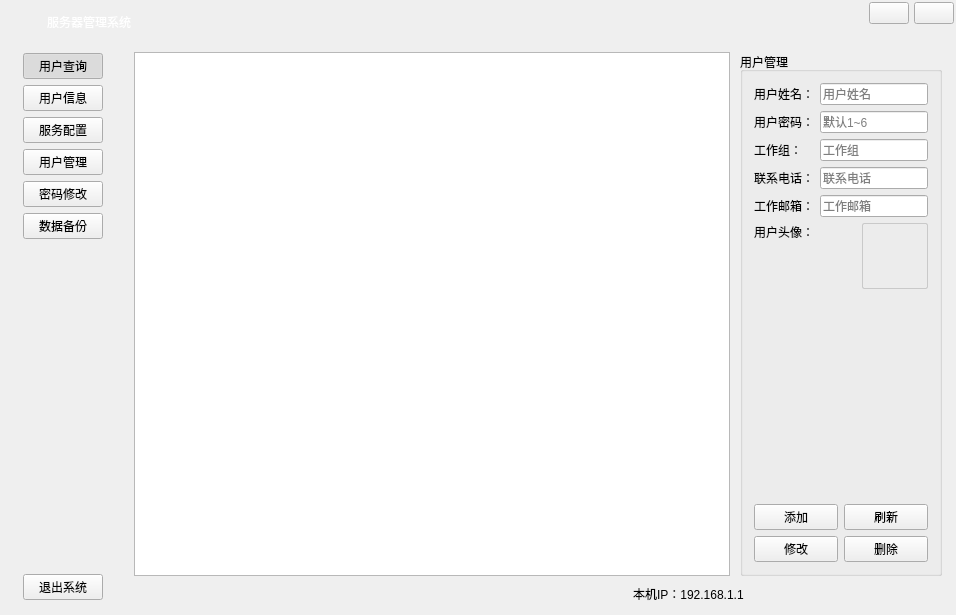
<?xml version="1.0" encoding="UTF-8"?>
<ui version="4.0">
 <class>MainWindow</class>
 <widget class="QWidget" name="MainWindow">
  <property name="geometry">
   <rect>
    <x>0</x>
    <y>0</y>
    <width>956</width>
    <height>615</height>
   </rect>
  </property>
  <property name="windowTitle">
   <string>局域网通信管理系统</string>
  </property>
  <property name="windowIcon">
   <iconset resource="images.qrc">
    <normaloff>:/resource/images/ic_app.png</normaloff>:/resource/images/ic_app.png</iconset>
  </property>
  <property name="styleSheet">
   <string notr="true"/>
  </property>
  <layout class="QVBoxLayout" name="verticalLayout">
   <property name="spacing">
    <number>0</number>
   </property>
   <property name="leftMargin">
    <number>2</number>
   </property>
   <property name="topMargin">
    <number>2</number>
   </property>
   <property name="rightMargin">
    <number>2</number>
   </property>
   <property name="bottomMargin">
    <number>2</number>
   </property>
   <item>
    <widget class="QWidget" name="widgetWinTitle" native="true">
     <property name="minimumSize">
      <size>
       <width>0</width>
       <height>40</height>
      </size>
     </property>
     <property name="maximumSize">
      <size>
       <width>16777215</width>
       <height>40</height>
      </size>
     </property>
     <layout class="QHBoxLayout" name="horizontalLayout_2" stretch="0,1,0,0">
      <property name="spacing">
       <number>5</number>
      </property>
      <property name="leftMargin">
       <number>10</number>
      </property>
      <property name="topMargin">
       <number>0</number>
      </property>
      <property name="rightMargin">
       <number>0</number>
      </property>
      <property name="bottomMargin">
       <number>0</number>
      </property>
      <item>
       <widget class="QLabel" name="labelWinIcon">
        <property name="minimumSize">
         <size>
          <width>30</width>
          <height>30</height>
         </size>
        </property>
        <property name="maximumSize">
         <size>
          <width>50</width>
          <height>50</height>
         </size>
        </property>
        <property name="text">
         <string/>
        </property>
        <property name="pixmap">
         <pixmap resource="images.qrc">:/resource/images/ic_app.png</pixmap>
        </property>
       </widget>
      </item>
      <item>
       <widget class="QLabel" name="labelWinTitle">
        <property name="styleSheet">
         <string notr="true">color: #FFFFFF;</string>
        </property>
        <property name="text">
         <string>服务器管理系统</string>
        </property>
       </widget>
      </item>
      <item alignment="Qt::AlignTop">
       <widget class="QPushButton" name="btnWinMin">
        <property name="focusPolicy">
         <enum>Qt::NoFocus</enum>
        </property>
        <property name="text">
         <string/>
        </property>
        <property name="icon">
         <iconset resource="images.qrc">
          <normaloff>:/resource/common/ic_min.png</normaloff>:/resource/common/ic_min.png</iconset>
        </property>
       </widget>
      </item>
      <item alignment="Qt::AlignTop">
       <widget class="QPushButton" name="btnWinClose">
        <property name="focusPolicy">
         <enum>Qt::NoFocus</enum>
        </property>
        <property name="text">
         <string/>
        </property>
        <property name="icon">
         <iconset resource="images.qrc">
          <normaloff>:/resource/common/ic_close_white.png</normaloff>:/resource/common/ic_close_white.png</iconset>
        </property>
       </widget>
      </item>
     </layout>
    </widget>
   </item>
   <item>
    <widget class="QWidget" name="widgetBody" native="true">
     <layout class="QHBoxLayout" name="horizontalLayout">
      <property name="spacing">
       <number>0</number>
      </property>
      <property name="leftMargin">
       <number>0</number>
      </property>
      <property name="topMargin">
       <number>0</number>
      </property>
      <property name="rightMargin">
       <number>0</number>
      </property>
      <property name="bottomMargin">
       <number>0</number>
      </property>
      <item>
       <widget class="QStackedWidget" name="stackedWidgetMain">
        <property name="currentIndex">
         <number>1</number>
        </property>
        <widget class="QWidget" name="LoginWidget">
         <widget class="QWidget" name="widgetUser" native="true">
          <property name="geometry">
           <rect>
            <x>610</x>
            <y>150</y>
            <width>282</width>
            <height>147</height>
           </rect>
          </property>
          <property name="minimumSize">
           <size>
            <width>282</width>
            <height>147</height>
           </size>
          </property>
          <property name="maximumSize">
           <size>
            <width>282</width>
            <height>147</height>
           </size>
          </property>
          <layout class="QVBoxLayout" name="verticalLayout_15">
           <item>
            <layout class="QVBoxLayout" name="verticalLayout_14">
             <item>
              <layout class="QHBoxLayout" name="horizontalLayout_7">
               <item>
                <layout class="QVBoxLayout" name="verticalLayout_12">
                 <item>
                  <widget class="QLabel" name="label">
                   <property name="text">
                    <string>用名：</string>
                   </property>
                  </widget>
                 </item>
                 <item>
                  <widget class="QLabel" name="label_2">
                   <property name="text">
                    <string>密码：</string>
                   </property>
                  </widget>
                 </item>
                </layout>
               </item>
               <item>
                <layout class="QVBoxLayout" name="verticalLayout_13">
                 <item>
                  <widget class="QLineEdit" name="lineEditUser">
                   <property name="text">
                    <string>admin</string>
                   </property>
                  </widget>
                 </item>
                 <item>
                  <widget class="QLineEdit" name="lineEditPasswd">
                   <property name="text">
                    <string>123456</string>
                   </property>
                   <property name="echoMode">
                    <enum>QLineEdit::Password</enum>
                   </property>
                  </widget>
                 </item>
                </layout>
               </item>
              </layout>
             </item>
             <item>
              <layout class="QHBoxLayout" name="horizontalLayout_4">
               <item>
                <widget class="QPushButton" name="btnExit">
                 <property name="focusPolicy">
                  <enum>Qt::NoFocus</enum>
                 </property>
                 <property name="text">
                  <string>退出</string>
                 </property>
                 <property name="icon">
                  <iconset resource="images.qrc">
                   <normaloff>:/resource/images/ic_cancel.png</normaloff>:/resource/images/ic_cancel.png</iconset>
                 </property>
                </widget>
               </item>
               <item>
                <widget class="QPushButton" name="btnLogin">
                 <property name="focusPolicy">
                  <enum>Qt::NoFocus</enum>
                 </property>
                 <property name="text">
                  <string>登录</string>
                 </property>
                 <property name="icon">
                  <iconset resource="images.qrc">
                   <normaloff>:/resource/images/ic_ok.png</normaloff>:/resource/images/ic_ok.png</iconset>
                 </property>
                </widget>
               </item>
              </layout>
             </item>
            </layout>
           </item>
          </layout>
         </widget>
        </widget>
        <widget class="QWidget" name="MainWidget">
         <layout class="QHBoxLayout" name="horizontalLayout_3" stretch="0,0">
          <property name="spacing">
           <number>0</number>
          </property>
          <property name="leftMargin">
           <number>10</number>
          </property>
          <property name="topMargin">
           <number>0</number>
          </property>
          <property name="rightMargin">
           <number>2</number>
          </property>
          <property name="bottomMargin">
           <number>2</number>
          </property>
          <item>
           <widget class="QWidget" name="widgetNav" native="true">
            <layout class="QVBoxLayout" name="verticalLayout_3">
             <item>
              <widget class="QPushButton" name="btnUserInfoPage">
               <property name="focusPolicy">
                <enum>Qt::NoFocus</enum>
               </property>
               <property name="text">
                <string>用户查询</string>
               </property>
               <property name="icon">
                <iconset resource="images.qrc">
                 <normaloff>:/resource/images/ic_find.png</normaloff>:/resource/images/ic_find.png</iconset>
               </property>
               <property name="iconSize">
                <size>
                 <width>24</width>
                 <height>24</height>
                </size>
               </property>
               <property name="checkable">
                <bool>true</bool>
               </property>
               <property name="checked">
                <bool>true</bool>
               </property>
              </widget>
             </item>
             <item>
              <widget class="QPushButton" name="btnScorePage">
               <property name="focusPolicy">
                <enum>Qt::NoFocus</enum>
               </property>
               <property name="text">
                <string>用户信息</string>
               </property>
               <property name="icon">
                <iconset resource="images.qrc">
                 <normaloff>:/resource/images/ic_goods.png</normaloff>:/resource/images/ic_goods.png</iconset>
               </property>
               <property name="iconSize">
                <size>
                 <width>24</width>
                 <height>24</height>
                </size>
               </property>
               <property name="checkable">
                <bool>true</bool>
               </property>
              </widget>
             </item>
             <item>
              <widget class="QPushButton" name="btnScoreInsertPage">
               <property name="focusPolicy">
                <enum>Qt::NoFocus</enum>
               </property>
               <property name="text">
                <string>服务配置</string>
               </property>
               <property name="icon">
                <iconset resource="images.qrc">
                 <normaloff>:/resource/images/ic_goods.png</normaloff>:/resource/images/ic_goods.png</iconset>
               </property>
               <property name="iconSize">
                <size>
                 <width>24</width>
                 <height>24</height>
                </size>
               </property>
               <property name="checkable">
                <bool>true</bool>
               </property>
              </widget>
             </item>
             <item>
              <widget class="QPushButton" name="btnUsersPage">
               <property name="focusPolicy">
                <enum>Qt::NoFocus</enum>
               </property>
               <property name="text">
                <string>用户管理</string>
               </property>
               <property name="icon">
                <iconset resource="images.qrc">
                 <normaloff>:/resource/images/if_users.png</normaloff>:/resource/images/if_users.png</iconset>
               </property>
               <property name="iconSize">
                <size>
                 <width>24</width>
                 <height>24</height>
                </size>
               </property>
               <property name="checkable">
                <bool>true</bool>
               </property>
              </widget>
             </item>
             <item>
              <widget class="QPushButton" name="btnPasswordPage">
               <property name="focusPolicy">
                <enum>Qt::NoFocus</enum>
               </property>
               <property name="text">
                <string>密码修改</string>
               </property>
               <property name="icon">
                <iconset resource="images.qrc">
                 <normaloff>:/resource/images/ic_key.png</normaloff>:/resource/images/ic_key.png</iconset>
               </property>
               <property name="iconSize">
                <size>
                 <width>24</width>
                 <height>24</height>
                </size>
               </property>
               <property name="checkable">
                <bool>true</bool>
               </property>
              </widget>
             </item>
             <item>
              <widget class="QPushButton" name="btnDataBackup">
               <property name="focusPolicy">
                <enum>Qt::NoFocus</enum>
               </property>
               <property name="text">
                <string>数据备份</string>
               </property>
               <property name="icon">
                <iconset resource="images.qrc">
                 <normaloff>:/resource/images/ic_backup.png</normaloff>:/resource/images/ic_backup.png</iconset>
               </property>
               <property name="iconSize">
                <size>
                 <width>24</width>
                 <height>24</height>
                </size>
               </property>
               <property name="checkable">
                <bool>true</bool>
               </property>
              </widget>
             </item>
             <item>
              <spacer name="verticalSpacer">
               <property name="orientation">
                <enum>Qt::Vertical</enum>
               </property>
               <property name="sizeHint" stdset="0">
                <size>
                 <width>20</width>
                 <height>330</height>
                </size>
               </property>
              </spacer>
             </item>
             <item>
              <widget class="QPushButton" name="btnQuit">
               <property name="focusPolicy">
                <enum>Qt::NoFocus</enum>
               </property>
               <property name="text">
                <string>退出系统</string>
               </property>
               <property name="icon">
                <iconset resource="images.qrc">
                 <normaloff>:/resource/images/ic_exit.png</normaloff>:/resource/images/ic_exit.png</iconset>
               </property>
               <property name="iconSize">
                <size>
                 <width>24</width>
                 <height>24</height>
                </size>
               </property>
              </widget>
             </item>
            </layout>
           </widget>
          </item>
          <item>
           <widget class="QWidget" name="widgetRight" native="true">
            <layout class="QVBoxLayout" name="verticalLayout_8">
             <property name="spacing">
              <number>0</number>
             </property>
             <property name="leftMargin">
              <number>0</number>
             </property>
             <property name="topMargin">
              <number>0</number>
             </property>
             <property name="rightMargin">
              <number>0</number>
             </property>
             <property name="bottomMargin">
              <number>0</number>
             </property>
             <item>
              <widget class="QStackedWidget" name="stackedWidgetFunc">
               <property name="currentIndex">
                <number>3</number>
               </property>
               <widget class="QWidget" name="page">
                <layout class="QVBoxLayout" name="verticalLayout_11">
                 <item alignment="Qt::AlignLeft|Qt::AlignTop">
                  <widget class="QGroupBox" name="groupBox_2">
                   <property name="minimumSize">
                    <size>
                     <width>300</width>
                     <height>100</height>
                    </size>
                   </property>
                   <property name="title">
                    <string>用户信息</string>
                   </property>
                   <layout class="QVBoxLayout" name="verticalLayout_4"/>
                  </widget>
                 </item>
                </layout>
               </widget>
               <widget class="QWidget" name="page_2">
                <layout class="QVBoxLayout" name="verticalLayout_5" stretch="0">
                 <property name="spacing">
                  <number>10</number>
                 </property>
                 <property name="leftMargin">
                  <number>10</number>
                 </property>
                 <property name="topMargin">
                  <number>10</number>
                 </property>
                 <property name="rightMargin">
                  <number>10</number>
                 </property>
                 <property name="bottomMargin">
                  <number>10</number>
                 </property>
                 <item>
                  <widget class="QTextBrowser" name="textBrowser"/>
                 </item>
                </layout>
               </widget>
               <widget class="QWidget" name="page_3">
                <layout class="QVBoxLayout" name="verticalLayout_9"/>
               </widget>
               <widget class="QWidget" name="page_4">
                <layout class="QHBoxLayout" name="horizontalLayout_6" stretch="0,1,0">
                 <property name="spacing">
                  <number>10</number>
                 </property>
                 <property name="leftMargin">
                  <number>10</number>
                 </property>
                 <property name="topMargin">
                  <number>10</number>
                 </property>
                 <property name="rightMargin">
                  <number>10</number>
                 </property>
                 <property name="bottomMargin">
                  <number>0</number>
                 </property>
                 <item>
                  <widget class="QWidget" name="widget_2" native="true"/>
                 </item>
                 <item>
                  <widget class="QTableView" name="tableViewUsers"/>
                 </item>
                 <item>
                  <widget class="QGroupBox" name="groupBox_5">
                   <property name="title">
                    <string>用户管理</string>
                   </property>
                   <layout class="QVBoxLayout" name="verticalLayout_7">
                    <item>
                     <layout class="QGridLayout" name="gridLayout_3">
                      <item row="1" column="1" colspan="2">
                       <widget class="QLineEdit" name="lineEditAddPasswd">
                        <property name="placeholderText">
                         <string>默认1~6</string>
                        </property>
                       </widget>
                      </item>
                      <item row="1" column="0">
                       <widget class="QLabel" name="label_12">
                        <property name="text">
                         <string>用户密码：</string>
                        </property>
                       </widget>
                      </item>
                      <item row="3" column="0">
                       <widget class="QLabel" name="label_14">
                        <property name="text">
                         <string>联系电话：</string>
                        </property>
                       </widget>
                      </item>
                      <item row="5" column="0" colspan="2">
                       <widget class="QLabel" name="label_10">
                        <property name="text">
                         <string>用户头像：</string>
                        </property>
                        <property name="alignment">
                         <set>Qt::AlignLeading|Qt::AlignLeft|Qt::AlignTop</set>
                        </property>
                       </widget>
                      </item>
                      <item row="2" column="0">
                       <widget class="QLabel" name="label_13">
                        <property name="text">
                         <string>工作组：</string>
                        </property>
                       </widget>
                      </item>
                      <item row="4" column="1" colspan="2">
                       <widget class="QLineEdit" name="lineEditUserEmail">
                        <property name="placeholderText">
                         <string>工作邮箱</string>
                        </property>
                       </widget>
                      </item>
                      <item row="5" column="2">
                       <widget class="QLabel" name="labelUserHead">
                        <property name="minimumSize">
                         <size>
                          <width>66</width>
                          <height>66</height>
                         </size>
                        </property>
                        <property name="maximumSize">
                         <size>
                          <width>66</width>
                          <height>66</height>
                         </size>
                        </property>
                        <property name="styleSheet">
                         <string notr="true">QLabel {
	border: 1px solid #C9C9C9;
	border-radius: 2px;
}</string>
                        </property>
                        <property name="text">
                         <string/>
                        </property>
                        <property name="pixmap">
                         <pixmap resource="images.qrc">:/resource/images/if_users.png</pixmap>
                        </property>
                        <property name="alignment">
                         <set>Qt::AlignCenter</set>
                        </property>
                       </widget>
                      </item>
                      <item row="3" column="1" colspan="2">
                       <widget class="QLineEdit" name="lineEditUserPhone">
                        <property name="placeholderText">
                         <string>联系电话</string>
                        </property>
                       </widget>
                      </item>
                      <item row="0" column="0">
                       <widget class="QLabel" name="label_11">
                        <property name="text">
                         <string>用户姓名：</string>
                        </property>
                       </widget>
                      </item>
                      <item row="2" column="1" colspan="2">
                       <widget class="QLineEdit" name="lineEditUserGroup">
                        <property name="placeholderText">
                         <string>工作组</string>
                        </property>
                       </widget>
                      </item>
                      <item row="0" column="1" colspan="2">
                       <widget class="QLineEdit" name="lineEditAddUser">
                        <property name="placeholderText">
                         <string>用户姓名</string>
                        </property>
                       </widget>
                      </item>
                      <item row="4" column="0">
                       <widget class="QLabel" name="label_18">
                        <property name="text">
                         <string>工作邮箱：</string>
                        </property>
                       </widget>
                      </item>
                     </layout>
                    </item>
                    <item>
                     <spacer name="verticalSpacer_3">
                      <property name="orientation">
                       <enum>Qt::Vertical</enum>
                      </property>
                      <property name="sizeHint" stdset="0">
                       <size>
                        <width>20</width>
                        <height>223</height>
                       </size>
                      </property>
                     </spacer>
                    </item>
                    <item>
                     <layout class="QGridLayout" name="gridLayout_2">
                      <item row="0" column="0">
                       <widget class="QPushButton" name="btnUserInsert">
                        <property name="focusPolicy">
                         <enum>Qt::NoFocus</enum>
                        </property>
                        <property name="text">
                         <string>添加</string>
                        </property>
                        <property name="icon">
                         <iconset resource="images.qrc">
                          <normaloff>:/resource/images/ic_add.png</normaloff>:/resource/images/ic_add.png</iconset>
                        </property>
                       </widget>
                      </item>
                      <item row="0" column="1">
                       <widget class="QPushButton" name="btnUserRefresh">
                        <property name="focusPolicy">
                         <enum>Qt::NoFocus</enum>
                        </property>
                        <property name="text">
                         <string>刷新</string>
                        </property>
                        <property name="icon">
                         <iconset resource="images.qrc">
                          <normaloff>:/resource/images/ic_refresh.png</normaloff>:/resource/images/ic_refresh.png</iconset>
                        </property>
                       </widget>
                      </item>
                      <item row="1" column="0">
                       <widget class="QPushButton" name="btnUserEdit">
                        <property name="focusPolicy">
                         <enum>Qt::NoFocus</enum>
                        </property>
                        <property name="text">
                         <string>修改</string>
                        </property>
                        <property name="icon">
                         <iconset resource="images.qrc">
                          <normaloff>:/resource/images/ic_edit.png</normaloff>:/resource/images/ic_edit.png</iconset>
                        </property>
                       </widget>
                      </item>
                      <item row="1" column="1">
                       <widget class="QPushButton" name="btnUserDelete">
                        <property name="focusPolicy">
                         <enum>Qt::NoFocus</enum>
                        </property>
                        <property name="text">
                         <string>删除</string>
                        </property>
                        <property name="icon">
                         <iconset resource="images.qrc">
                          <normaloff>:/resource/images/ic_delete.png</normaloff>:/resource/images/ic_delete.png</iconset>
                        </property>
                       </widget>
                      </item>
                     </layout>
                    </item>
                   </layout>
                  </widget>
                 </item>
                </layout>
               </widget>
               <widget class="QWidget" name="page_5">
                <widget class="QGroupBox" name="groupBox_6">
                 <property name="geometry">
                  <rect>
                   <x>180</x>
                   <y>170</y>
                   <width>351</width>
                   <height>251</height>
                  </rect>
                 </property>
                 <property name="title">
                  <string>修改密码</string>
                 </property>
                 <layout class="QVBoxLayout" name="verticalLayout_2">
                  <item>
                   <layout class="QFormLayout" name="formLayout_3">
                    <item row="0" column="0">
                     <widget class="QLabel" name="label_15">
                      <property name="text">
                       <string>旧密码：</string>
                      </property>
                     </widget>
                    </item>
                    <item row="0" column="1">
                     <widget class="QLineEdit" name="lineEditOldPasswd">
                      <property name="echoMode">
                       <enum>QLineEdit::Password</enum>
                      </property>
                     </widget>
                    </item>
                    <item row="1" column="0">
                     <widget class="QLabel" name="label_16">
                      <property name="text">
                       <string>新密码：</string>
                      </property>
                     </widget>
                    </item>
                    <item row="1" column="1">
                     <widget class="QLineEdit" name="lineEditNewPasswd">
                      <property name="echoMode">
                       <enum>QLineEdit::Password</enum>
                      </property>
                     </widget>
                    </item>
                    <item row="2" column="0">
                     <widget class="QLabel" name="label_17">
                      <property name="text">
                       <string>新密码：</string>
                      </property>
                     </widget>
                    </item>
                    <item row="2" column="1">
                     <widget class="QLineEdit" name="lineEditNewPasswd2">
                      <property name="echoMode">
                       <enum>QLineEdit::Password</enum>
                      </property>
                     </widget>
                    </item>
                   </layout>
                  </item>
                  <item>
                   <spacer name="verticalSpacer_5">
                    <property name="orientation">
                     <enum>Qt::Vertical</enum>
                    </property>
                    <property name="sizeHint" stdset="0">
                     <size>
                      <width>20</width>
                      <height>50</height>
                     </size>
                    </property>
                   </spacer>
                  </item>
                  <item>
                   <layout class="QHBoxLayout" name="horizontalLayout_8">
                    <item>
                     <spacer name="horizontalSpacer_4">
                      <property name="orientation">
                       <enum>Qt::Horizontal</enum>
                      </property>
                      <property name="sizeHint" stdset="0">
                       <size>
                        <width>37</width>
                        <height>17</height>
                       </size>
                      </property>
                     </spacer>
                    </item>
                    <item>
                     <widget class="QPushButton" name="btnPasswdChange">
                      <property name="minimumSize">
                       <size>
                        <width>150</width>
                        <height>30</height>
                       </size>
                      </property>
                      <property name="focusPolicy">
                       <enum>Qt::NoFocus</enum>
                      </property>
                      <property name="text">
                       <string>修改</string>
                      </property>
                      <property name="icon">
                       <iconset resource="images.qrc">
                        <normaloff>:/resource/images/ic_ok.png</normaloff>:/resource/images/ic_ok.png</iconset>
                      </property>
                     </widget>
                    </item>
                    <item>
                     <spacer name="horizontalSpacer_3">
                      <property name="orientation">
                       <enum>Qt::Horizontal</enum>
                      </property>
                      <property name="sizeHint" stdset="0">
                       <size>
                        <width>40</width>
                        <height>20</height>
                       </size>
                      </property>
                     </spacer>
                    </item>
                   </layout>
                  </item>
                  <item>
                   <spacer name="verticalSpacer_4">
                    <property name="orientation">
                     <enum>Qt::Vertical</enum>
                    </property>
                    <property name="sizeHint" stdset="0">
                     <size>
                      <width>20</width>
                      <height>45</height>
                     </size>
                    </property>
                   </spacer>
                  </item>
                 </layout>
                </widget>
               </widget>
               <widget class="QWidget" name="page_6">
                <layout class="QVBoxLayout" name="verticalLayout_6">
                 <item>
                  <widget class="QGroupBox" name="groupBox">
                   <property name="title">
                    <string/>
                   </property>
                   <layout class="QVBoxLayout" name="verticalLayout_10">
                    <item>
                     <layout class="QHBoxLayout" name="horizontalLayout_14">
                      <item>
                       <widget class="QLabel" name="label_6">
                        <property name="text">
                         <string>备份目录：</string>
                        </property>
                       </widget>
                      </item>
                      <item>
                       <widget class="QLineEdit" name="lineEditBackup">
                        <property name="minimumSize">
                         <size>
                          <width>350</width>
                          <height>0</height>
                         </size>
                        </property>
                        <property name="readOnly">
                         <bool>true</bool>
                        </property>
                       </widget>
                      </item>
                      <item>
                       <widget class="QToolButton" name="toolButton">
                        <property name="text">
                         <string>...</string>
                        </property>
                       </widget>
                      </item>
                      <item>
                       <spacer name="horizontalSpacer_5">
                        <property name="orientation">
                         <enum>Qt::Horizontal</enum>
                        </property>
                        <property name="sizeHint" stdset="0">
                         <size>
                          <width>40</width>
                          <height>20</height>
                         </size>
                        </property>
                       </spacer>
                      </item>
                      <item>
                       <widget class="QPushButton" name="btnBackup">
                        <property name="text">
                         <string>备份</string>
                        </property>
                        <property name="icon">
                         <iconset resource="images.qrc">
                          <normaloff>:/resource/images/ic_data_backup.png</normaloff>:/resource/images/ic_data_backup.png</iconset>
                        </property>
                        <property name="iconSize">
                         <size>
                          <width>24</width>
                          <height>24</height>
                         </size>
                        </property>
                       </widget>
                      </item>
                      <item>
                       <widget class="QPushButton" name="btnDataUdo">
                        <property name="text">
                         <string>还原</string>
                        </property>
                        <property name="icon">
                         <iconset resource="images.qrc">
                          <normaloff>:/resource/images/ic_data_udo.png</normaloff>:/resource/images/ic_data_udo.png</iconset>
                        </property>
                        <property name="iconSize">
                         <size>
                          <width>24</width>
                          <height>24</height>
                         </size>
                        </property>
                       </widget>
                      </item>
                     </layout>
                    </item>
                    <item>
                     <spacer name="verticalSpacer_2">
                      <property name="orientation">
                       <enum>Qt::Vertical</enum>
                      </property>
                      <property name="sizeHint" stdset="0">
                       <size>
                        <width>20</width>
                        <height>490</height>
                       </size>
                      </property>
                     </spacer>
                    </item>
                   </layout>
                  </widget>
                 </item>
                </layout>
               </widget>
              </widget>
             </item>
             <item>
              <widget class="QWidget" name="widgetStatus" native="true">
               <property name="minimumSize">
                <size>
                 <width>0</width>
                 <height>35</height>
                </size>
               </property>
               <layout class="QHBoxLayout" name="horizontalLayout_5" stretch="1,0,0">
                <property name="leftMargin">
                 <number>2</number>
                </property>
                <property name="topMargin">
                 <number>2</number>
                </property>
                <property name="rightMargin">
                 <number>2</number>
                </property>
                <property name="bottomMargin">
                 <number>2</number>
                </property>
                <item>
                 <widget class="QWidget" name="widget" native="true"/>
                </item>
                <item>
                 <widget class="QLabel" name="labelHostAddr">
                  <property name="text">
                   <string>本机IP：192.168.1.1</string>
                  </property>
                 </widget>
                </item>
                <item>
                 <widget class="QLabel" name="labelSystemTime">
                  <property name="minimumSize">
                   <size>
                    <width>200</width>
                    <height>0</height>
                   </size>
                  </property>
                  <property name="text">
                   <string/>
                  </property>
                  <property name="alignment">
                   <set>Qt::AlignCenter</set>
                  </property>
                 </widget>
                </item>
               </layout>
              </widget>
             </item>
            </layout>
           </widget>
          </item>
         </layout>
        </widget>
       </widget>
      </item>
     </layout>
    </widget>
   </item>
  </layout>
 </widget>
 <layoutdefault spacing="6" margin="11"/>
 <tabstops>
  <tabstop>lineEditUser</tabstop>
  <tabstop>lineEditPasswd</tabstop>
 </tabstops>
 <resources>
  <include location="images.qrc"/>
 </resources>
 <connections/>
</ui>
